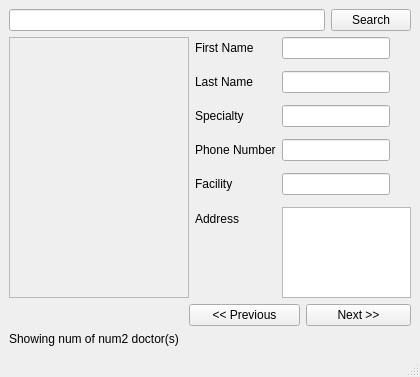
<?xml version="1.0" encoding="UTF-8"?>
<ui version="4.0">
 <class>main_window</class>
 <widget class="QMainWindow" name="main_window">
  <property name="geometry">
   <rect>
    <x>0</x>
    <y>0</y>
    <width>420</width>
    <height>377</height>
   </rect>
  </property>
  <property name="windowTitle">
   <string>MainWindow</string>
  </property>
  <widget class="QWidget" name="centralwidget">
   <layout class="QGridLayout" name="gridLayout_2">
    <item row="0" column="0" colspan="4">
     <layout class="QGridLayout" name="grid_layout">
      <item row="0" column="0">
       <widget class="QLineEdit" name="input_line">
        <property name="text">
         <string/>
        </property>
       </widget>
      </item>
      <item row="0" column="1">
       <widget class="QPushButton" name="search_button">
        <property name="text">
         <string>Search</string>
        </property>
       </widget>
      </item>
     </layout>
    </item>
    <item row="1" column="0" colspan="2">
     <widget class="QFrame" name="photo_frame">
      <property name="frameShape">
       <enum>QFrame::StyledPanel</enum>
      </property>
      <property name="frameShadow">
       <enum>QFrame::Raised</enum>
      </property>
     </widget>
    </item>
    <item row="1" column="2" colspan="2">
     <layout class="QFormLayout" name="form_layout">
      <item row="0" column="0">
       <widget class="QLabel" name="first_n_label">
        <property name="text">
         <string>First Name</string>
        </property>
       </widget>
      </item>
      <item row="0" column="1">
       <widget class="QLineEdit" name="first_n_out">
        <property name="sizePolicy">
         <sizepolicy hsizetype="Fixed" vsizetype="Fixed">
          <horstretch>0</horstretch>
          <verstretch>0</verstretch>
         </sizepolicy>
        </property>
        <property name="cursor">
         <cursorShape>ArrowCursor</cursorShape>
        </property>
       </widget>
      </item>
      <item row="1" column="1">
       <spacer name="verticalSpacer">
        <property name="orientation">
         <enum>Qt::Vertical</enum>
        </property>
        <property name="sizeHint" stdset="0">
         <size>
          <width>20</width>
          <height>40</height>
         </size>
        </property>
       </spacer>
      </item>
      <item row="2" column="0">
       <widget class="QLabel" name="last_n_label">
        <property name="text">
         <string>Last Name</string>
        </property>
       </widget>
      </item>
      <item row="2" column="1">
       <widget class="QLineEdit" name="last_n_out">
        <property name="sizePolicy">
         <sizepolicy hsizetype="Fixed" vsizetype="Fixed">
          <horstretch>0</horstretch>
          <verstretch>0</verstretch>
         </sizepolicy>
        </property>
        <property name="cursor">
         <cursorShape>ArrowCursor</cursorShape>
        </property>
       </widget>
      </item>
      <item row="3" column="1">
       <spacer name="verticalSpacer_2">
        <property name="orientation">
         <enum>Qt::Vertical</enum>
        </property>
        <property name="sizeHint" stdset="0">
         <size>
          <width>20</width>
          <height>40</height>
         </size>
        </property>
       </spacer>
      </item>
      <item row="4" column="0">
       <widget class="QLabel" name="special_label">
        <property name="text">
         <string>Specialty</string>
        </property>
       </widget>
      </item>
      <item row="4" column="1">
       <widget class="QLineEdit" name="special_out">
        <property name="sizePolicy">
         <sizepolicy hsizetype="Fixed" vsizetype="Fixed">
          <horstretch>0</horstretch>
          <verstretch>0</verstretch>
         </sizepolicy>
        </property>
        <property name="cursor">
         <cursorShape>ArrowCursor</cursorShape>
        </property>
       </widget>
      </item>
      <item row="5" column="1">
       <spacer name="verticalSpacer_3">
        <property name="orientation">
         <enum>Qt::Vertical</enum>
        </property>
        <property name="sizeHint" stdset="0">
         <size>
          <width>20</width>
          <height>40</height>
         </size>
        </property>
       </spacer>
      </item>
      <item row="6" column="0">
       <widget class="QLabel" name="phone_label">
        <property name="text">
         <string>Phone Number</string>
        </property>
       </widget>
      </item>
      <item row="6" column="1">
       <widget class="QLineEdit" name="phone_out">
        <property name="sizePolicy">
         <sizepolicy hsizetype="Fixed" vsizetype="Fixed">
          <horstretch>0</horstretch>
          <verstretch>0</verstretch>
         </sizepolicy>
        </property>
        <property name="cursor">
         <cursorShape>ArrowCursor</cursorShape>
        </property>
       </widget>
      </item>
      <item row="7" column="1">
       <spacer name="verticalSpacer_4">
        <property name="orientation">
         <enum>Qt::Vertical</enum>
        </property>
        <property name="sizeHint" stdset="0">
         <size>
          <width>20</width>
          <height>40</height>
         </size>
        </property>
       </spacer>
      </item>
      <item row="8" column="0">
       <widget class="QLabel" name="facility_label">
        <property name="text">
         <string>Facility</string>
        </property>
       </widget>
      </item>
      <item row="8" column="1">
       <widget class="QLineEdit" name="facility_out">
        <property name="sizePolicy">
         <sizepolicy hsizetype="Fixed" vsizetype="Fixed">
          <horstretch>0</horstretch>
          <verstretch>0</verstretch>
         </sizepolicy>
        </property>
        <property name="cursor">
         <cursorShape>ArrowCursor</cursorShape>
        </property>
       </widget>
      </item>
      <item row="10" column="0">
       <widget class="QLabel" name="address_label">
        <property name="text">
         <string>Address</string>
        </property>
       </widget>
      </item>
      <item row="10" column="1">
       <widget class="QPlainTextEdit" name="address_out">
        <property name="sizePolicy">
         <sizepolicy hsizetype="Expanding" vsizetype="Expanding">
          <horstretch>0</horstretch>
          <verstretch>0</verstretch>
         </sizepolicy>
        </property>
       </widget>
      </item>
      <item row="9" column="1">
       <spacer name="verticalSpacer_5">
        <property name="orientation">
         <enum>Qt::Vertical</enum>
        </property>
        <property name="sizeHint" stdset="0">
         <size>
          <width>20</width>
          <height>40</height>
         </size>
        </property>
       </spacer>
      </item>
     </layout>
    </item>
    <item row="2" column="1" colspan="2">
     <widget class="QPushButton" name="prev_button">
      <property name="text">
       <string>&lt;&lt; Previous</string>
      </property>
     </widget>
    </item>
    <item row="2" column="3">
     <widget class="QPushButton" name="next_button">
      <property name="text">
       <string>Next &gt;&gt;</string>
      </property>
     </widget>
    </item>
    <item row="3" column="0">
     <widget class="QLabel" name="index_label">
      <property name="text">
       <string>Showing num of num2 doctor(s) </string>
      </property>
     </widget>
    </item>
   </layout>
  </widget>
  <widget class="QMenuBar" name="menubar">
   <property name="geometry">
    <rect>
     <x>0</x>
     <y>0</y>
     <width>420</width>
     <height>18</height>
    </rect>
   </property>
  </widget>
  <widget class="QStatusBar" name="statusbar"/>
 </widget>
 <resources/>
 <connections/>
</ui>
